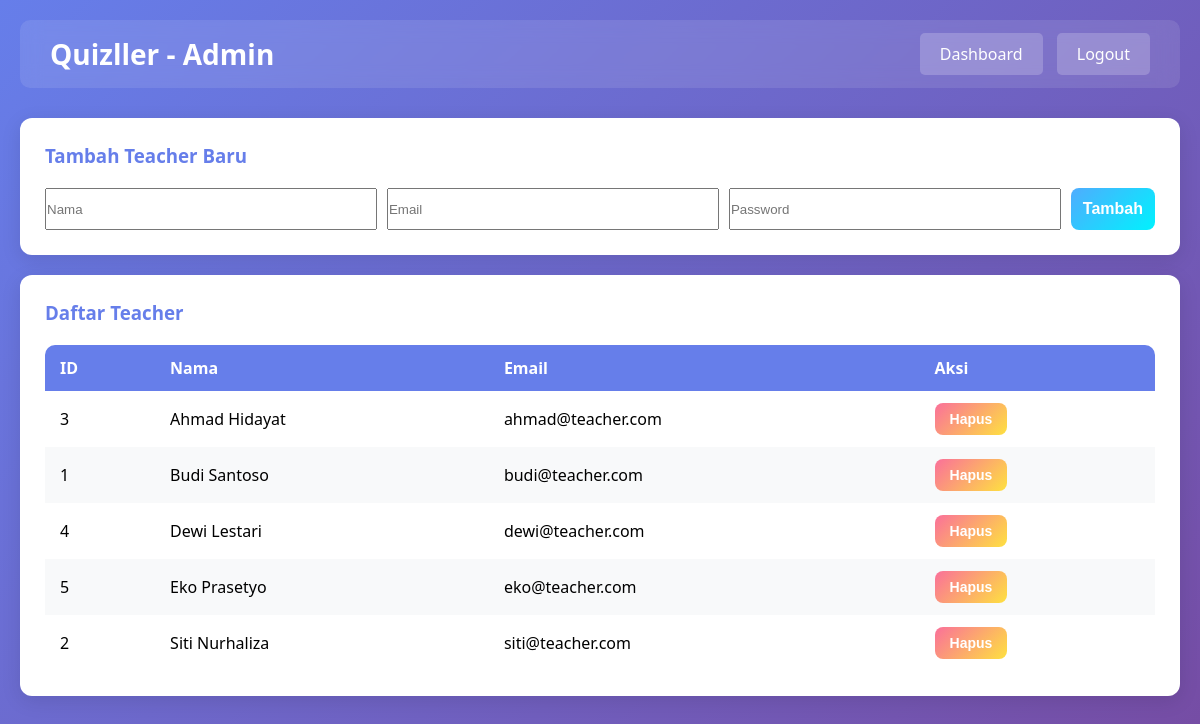
The app's page /admin/teachers.php (signed in) with its own data.
### tables this page shows
CREATE TABLE teachers (
        id INTEGER PRIMARY KEY AUTOINCREMENT,
        name VARCHAR(255) NOT NULL,
        email VARCHAR(255) NOT NULL UNIQUE,
        password VARCHAR(255) NOT NULL
    );

### admin/teachers.php (the view, shortened to what this page needs)
<?php
$conn = getDBConnection();
$stmt = $conn->query("SELECT * FROM teachers ORDER BY name");
$teachers = $stmt->fetchAll(PDO::FETCH_ASSOC);
?>
<!DOCTYPE html>
<html lang="id">
<head>
    <link rel="stylesheet" href="../assets/css/style.css">
</head>
<body>
    <div class="container">
        <div class="navbar">
            <h1>Quizller - Admin</h1>
            <div>
                <a href="dashboard.php" style="margin-right: 10px;">Dashboard</a>
                <a href="../logout.php">Logout</a>
            </div>
        </div>
        <div class="card">
            <h3>Tambah Teacher Baru</h3>
            <form method="POST">
                <div style="display: grid; grid-template-columns: 1fr 1fr 1fr auto; gap: 10px;">
                    <input type="text" name="name" placeholder="Nama" required>
                    <input type="email" name="email" placeholder="Email" required>
                    <input type="password" name="password" placeholder="Password" required>
                    <button type="submit" name="add" class="btn btn-success">Tambah</button>
                </div>
            </form>
        </div>
        <div class="card">
            <h3>Daftar Teacher</h3>
            <table class="table">
                <thead>
                    <tr>
                        <th>ID</th>
                        <th>Nama</th>
                        <th>Email</th>
                        <th>Aksi</th>
                    </tr>
                </thead>
                <tbody>
                    <?php foreach ($teachers as $teacher): ?>
                        <tr>
                            <td><?php echo $teacher['id']; ?></td>
                            <td><?php echo htmlspecialchars($teacher['name']); ?></td>
                            <td><?php echo htmlspecialchars($teacher['email']); ?></td>
                            <td>
                                <form method="POST" style="display: inline;" onsubmit="return confirm('Yakin ingin menghapus teacher ini?');">
                                    <button type="submit" name="delete" class="btn btn-small btn-danger">Hapus</button>
                                </form>
                            </td>
                        </tr>
                    <?php endforeach; ?>
                </tbody>
            </table>
        </div>
    </div>
</body>
</html>

### assets/css/style.css (style rules this page uses)
* { margin: 0; padding: 0; box-sizing: border-box; }
body { font-family: 'Segoe UI', Tahoma, Geneva, Verdana, sans-serif; background: linear-gradient(135deg, #667eea 0%, #764ba2 100%); min-height: 100vh; }
.container { max-width: 1200px; margin: 0 auto; padding: 20px; }
.navbar { background-color: rgba(255, 255, 255, 0.1); backdrop-filter: blur(10px); padding: 15px 30px; border-radius: 10px; margin-bottom: 30px; display: flex; justify-content: space-between; align-items: center; }
.navbar h1 { color: white; font-size: 28px; }
.navbar a { color: white; text-decoration: none; padding: 10px 20px; background-color: rgba(255, 255, 255, 0.2); border-radius: 5px; transition: all 0.3s; }
.btn { width: 100%; padding: 12px; background: linear-gradient(135deg, #667eea 0%, #764ba2 100%); color: white; border: none; border-radius: 8px; font-size: 16px; font-weight: 600; cursor: pointer; transition: transform 0.2s; }
.btn-success { background: linear-gradient(135deg, #4facfe 0%, #00f2fe 100%); }
.btn-danger { background: linear-gradient(135deg, #fa709a 0%, #fee140 100%); }
.btn-small { width: auto; padding: 8px 15px; font-size: 14px; }
.card { background-color: white; padding: 25px; border-radius: 12px; box-shadow: 0 5px 20px rgba(0, 0, 0, 0.1); margin-bottom: 20px; }
.card h3 { color: #667eea; margin-bottom: 20px; }
.table { width: 100%; border-collapse: collapse; background-color: white; border-radius: 10px; overflow: hidden; }
.table th, .table td { padding: 12px 15px; text-align: left; }
.table th { background-color: #667eea; color: white; font-weight: 600; }
.table tr:nth-child(even) { background-color: #f8f9fa; }

### records on screen
teachers: id "3", name "Ahmad Hidayat", email "ahmad@teacher.com"
teachers: id "1", name "Budi Santoso", email "budi@teacher.com"
teachers: id "4", name "Dewi Lestari", email "dewi@teacher.com"
teachers: id "5", name "Eko Prasetyo", email "eko@teacher.com"
teachers: id "2", name "Siti Nurhaliza", email "siti@teacher.com"
